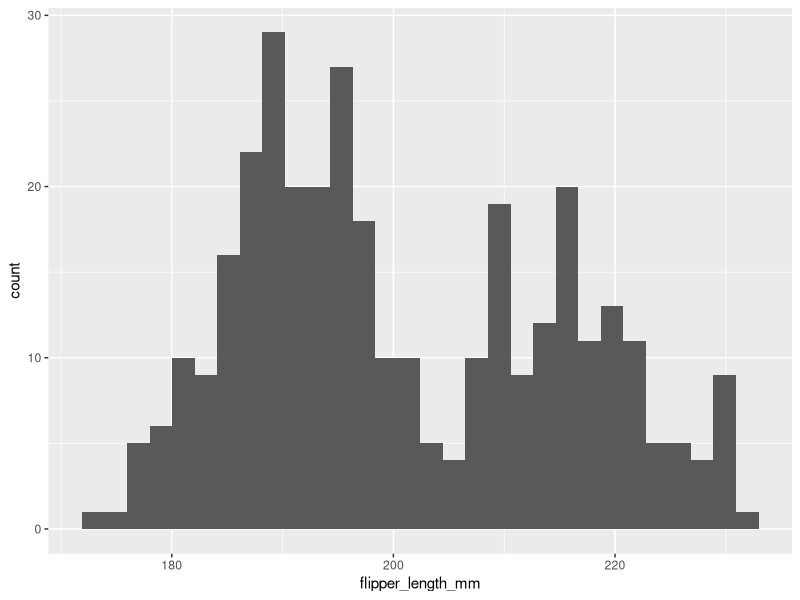
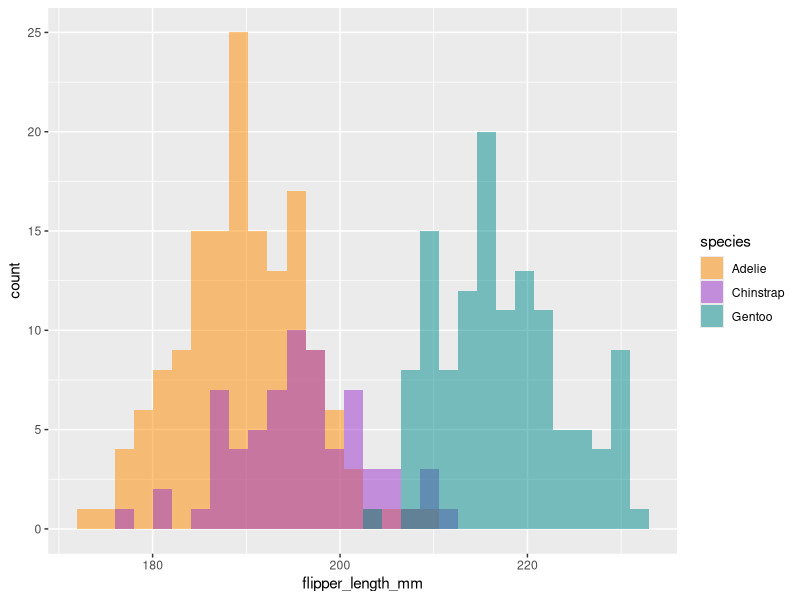
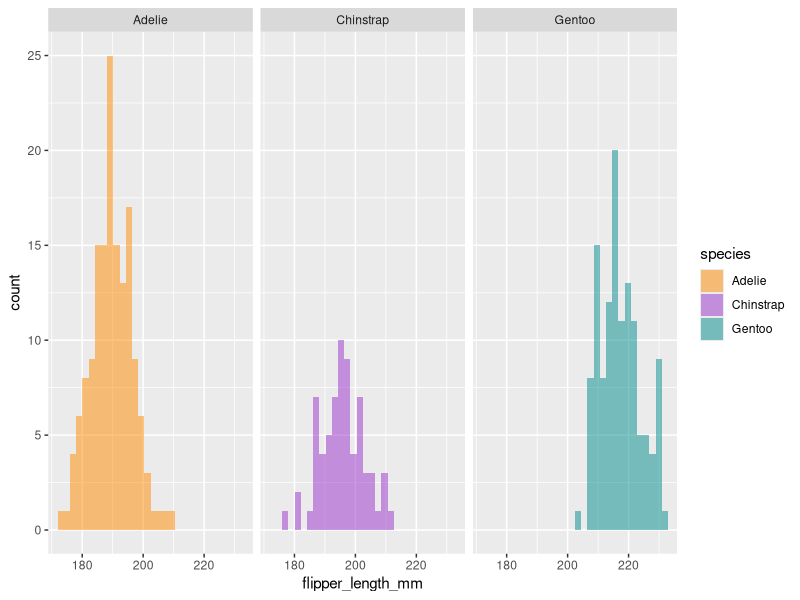
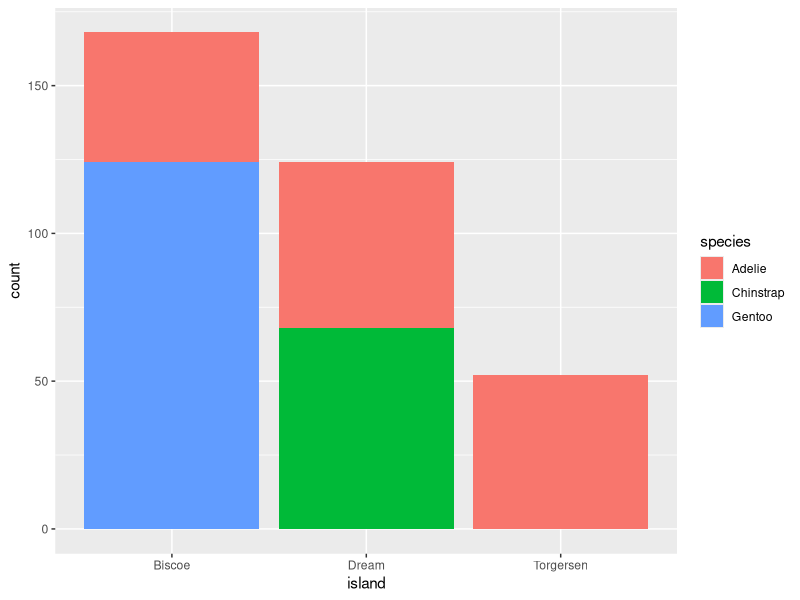
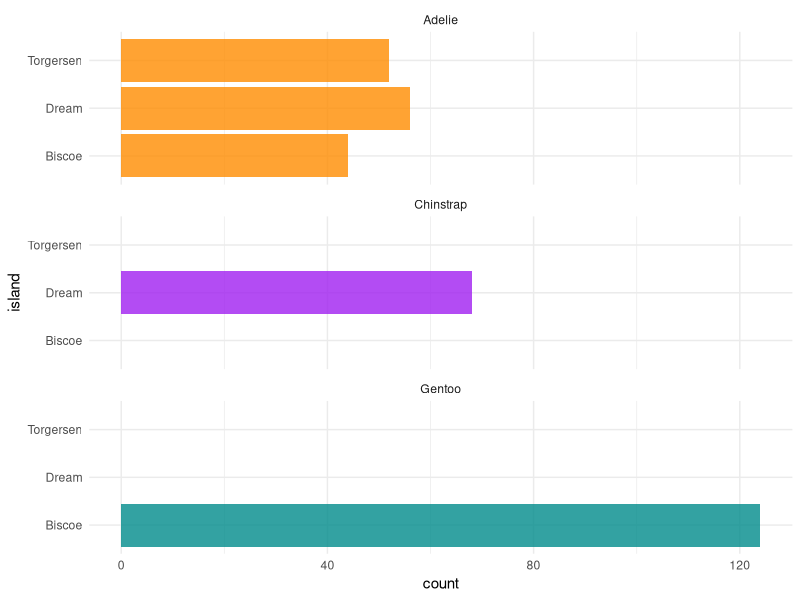
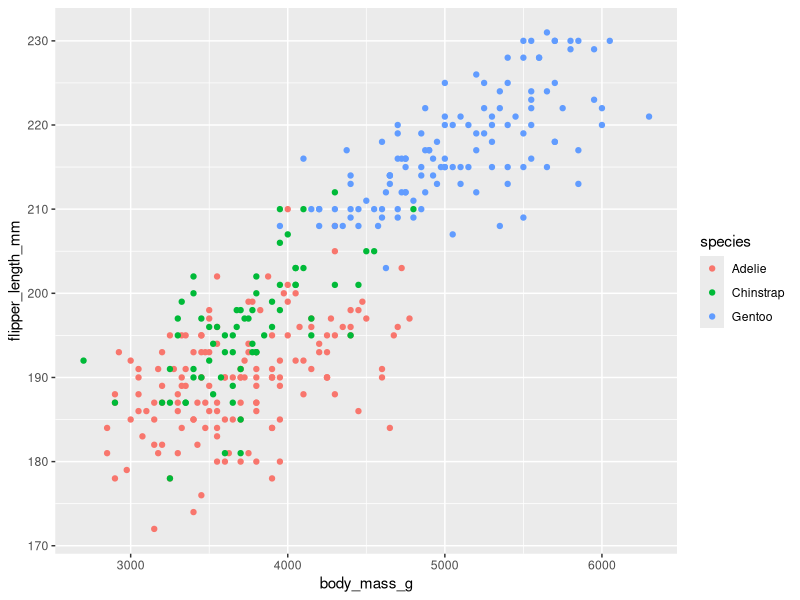

The R source for these figures, in order:
## ---- chunk 1
knitr::opts_chunk$set(echo = TRUE)
## ---- chunk 2
library(tidyverse)
library(palmerpenguins)
## ---- chunk 3
data(penguins)
## ---- chunk 4
longest_flippers <- penguins %>%
  group_by(species) %>%
  summarize(mean_flipper_length = mean(flipper_length_mm, na.rm = TRUE)) %>%
  filter(mean_flipper_length == max(mean_flipper_length))
longest_flippers
## ---- chunk 5
penguins <- penguins %>%
  mutate(flipper_length_cm = flipper_length_mm/10)
## ---- chunk 6
adelie_torgersen <- penguins %>%
  filter(species == "Adelie" & island == "Torgersen")
## ---- chunk 7
penguins_sub <- penguins %>%
  select(island, species)
## ---- chunk 8
penguins <- penguins %>%
  mutate(body_size = if_else(body_mass_g > median(body_mass_g, na.rm = TRUE), 
                            "large", 
                            "small"))
## ---- chunk 9
ggplot(penguins) + 
  geom_histogram(mapping = aes(x = flipper_length_mm))
## ---- chunk 10
# Histogram example: flipper length by species
ggplot(penguins) +
  geom_histogram(aes(x = flipper_length_mm, fill = species), alpha = 0.5, position = "identity") +
  scale_fill_manual(values = c("darkorange","darkorchid","cyan4"))
## ---- chunk 11
ggplot(penguins) +
  geom_histogram(aes(x = flipper_length_mm, fill = species), alpha = 0.5, position = "identity") +
  scale_fill_manual(values = c("darkorange","darkorchid","cyan4")) +
  facet_wrap(~species)
## ---- chunk 12
ggplot(penguins) +
  geom_bar(mapping = aes(x = island, fill = species))
## ---- chunk 13
ggplot(penguins, aes(x = island, fill = species)) +
  geom_bar(alpha = 0.8) +
  scale_fill_manual(values = c("darkorange","purple","cyan4"), 
                    guide = FALSE) +
  theme_minimal() +
  facet_wrap(~species, ncol = 1) +
  coord_flip()
## ---- chunk 14
ggplot(penguins) +
  geom_point(mapping = aes(x = body_mass_g, y = flipper_length_mm, color = species))
